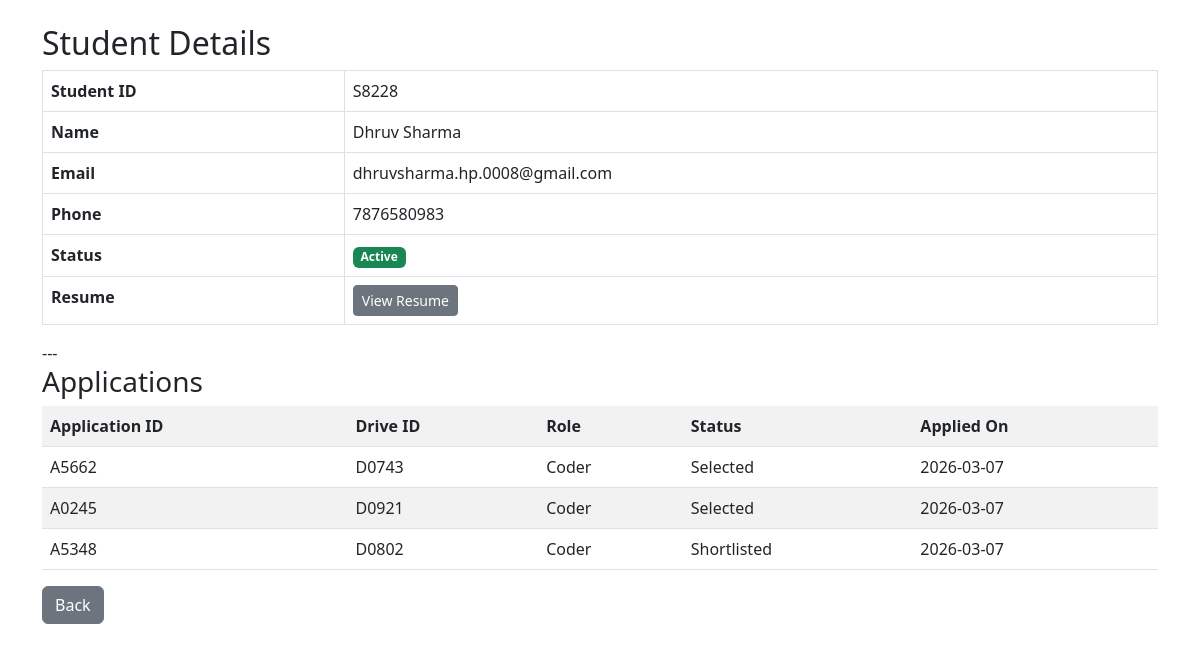
The app's page /admin/student/1 (signed in), older data.
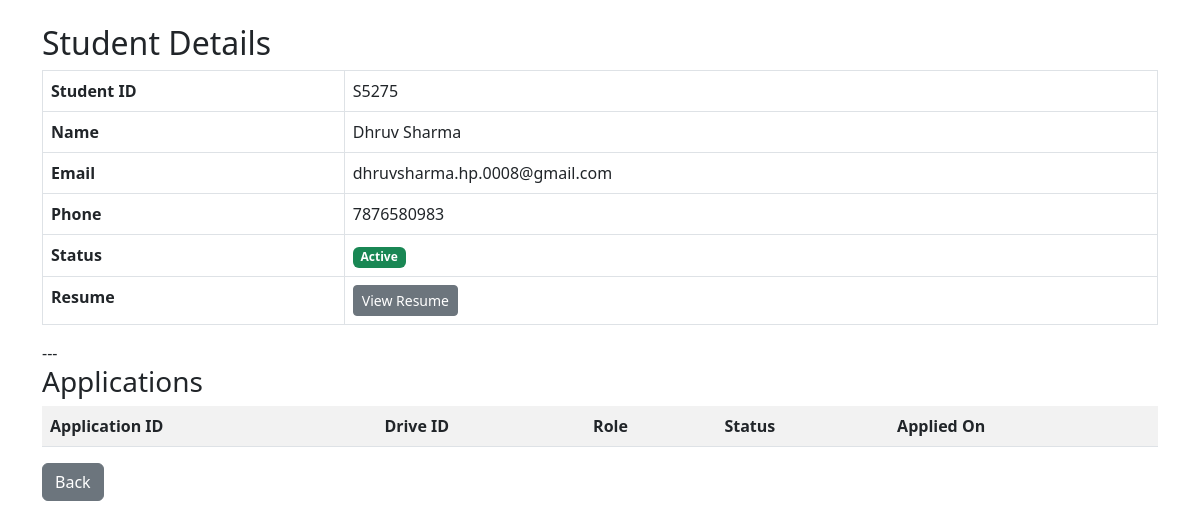
The same page, newer data.
### tables this page shows
CREATE TABLE student(
        id INTEGER PRIMARY KEY AUTOINCREMENT,
        student_uid TEXT UNIQUE,
        name TEXT,
        email TEXT UNIQUE,
        password TEXT,
        phone TEXT,
        resume TEXT,
        is_active INTEGER DEFAULT 1
    );

CREATE TABLE application(
    id INTEGER PRIMARY KEY AUTOINCREMENT,
    application_uid TEXT,
    student_id INTEGER,
    drive_id INTEGER,
    status TEXT DEFAULT 'Applied',
    applied_on TEXT,
    UNIQUE(student_id, drive_id));

CREATE TABLE drive(
        id INTEGER PRIMARY KEY AUTOINCREMENT,
        drive_uid TEXT UNIQUE,
        company_id INTEGER,
        job_title TEXT,
        job_description TEXT,
        eligibility TEXT,
        deadline TEXT,
        status TEXT DEFAULT 'Pending'
    );

### app.py (the view)
@app.route("/admin/student/<int:student_id>")
def admin_student_details(student_id):
    if session.get("role") != "admin":
        return redirect("/")
    conn = get_connection()
    student = conn.execute(
        "SELECT * FROM student WHERE id=?",
        (student_id,)
    ).fetchone()
    applications = conn.execute("""
    SELECT application.application_uid,
           drive.drive_uid,
           drive.job_title,
           application.status,
           application.applied_on
    FROM application
    JOIN drive ON drive.id = application.drive_id
    WHERE application.student_id=?
    """,(student_id,)).fetchall()
    conn.close()
    return render_template(
        "admin_student_details.html",
        student=student,
        applications=applications
    )

### models.py (called while the page is built)
def get_connection():
    conn = sqlite3.connect(DATABASE)
    conn.row_factory = sqlite3.Row
    return conn

### templates/admin_student_details.html (shortened to what this page needs)
<!DOCTYPE html>
<html>
<head>
<link rel="stylesheet" href="https://cdn.jsdelivr.net/npm/bootstrap@5.3.0/dist/css/bootstrap.min.css">
</head>
<body>
<div class="container mt-4">
<h2>Student Details</h2>
<table class="table table-bordered">
<tr>
<th>Student ID</th>
<td>{{ student.student_uid }}</td>
</tr>
<tr>
<th>Name</th>
<td>{{ student.name }}</td>
</tr>
<tr>
<th>Email</th>
<td>{{ student.email }}</td>
</tr>
<tr>
<th>Phone</th>
<td>{{ student.phone }}</td>
</tr>
<tr>
<th>Status</th>
<td>
{% if student.is_active == 1 %}
<span class="badge bg-success">Active</span>
{% else %}
<span class="badge bg-danger">Blacklisted</span>
{% endif %}
</td>
</tr>
<tr>
<th>Resume</th>
<td>
{% if student.resume %}
<a href="/uploads/{{ student.resume }}" target="_blank" class="btn btn-secondary btn-sm">
View Resume
</a>
{% else %}
No Resume Uploaded
{% endif %}
</td>
</tr>
</table>
---
<h3>Applications</h3>
<table class="table table-striped">
<tr>
<th>Application ID</th>
<th>Drive ID</th>
<th>Role</th>
<th>Status</th>
<th>Applied On</th>
</tr>
{% for a in applications %}
<tr>
<td>{{ a.application_uid }}</td>
<td>{{ a.drive_uid }}</td>
<td>{{ a.job_title }}</td>
<td>{{ a.status }}</td>
<td>{{ a.applied_on }}</td>
</tr>
{% endfor %}
</table>
<a href="/admin/students" class="btn btn-secondary">Back</a>
</div>
</body>
</html>

Row changes from the older to the newer data that the page shows:
removed application: application_uid "A5662", drive_uid "D0743", job_title "Coder", status "Selected", applied_on "2026-03-07"
removed application: application_uid "A0245", drive_uid "D0921", job_title "Coder", status "Selected", applied_on "2026-03-07"
removed application: application_uid "A5348", drive_uid "D0802", job_title "Coder", status "Shortlisted", applied_on "2026-03-07"
changed student "Dhruv Sharma": student_uid "S8228" → "S5275"
